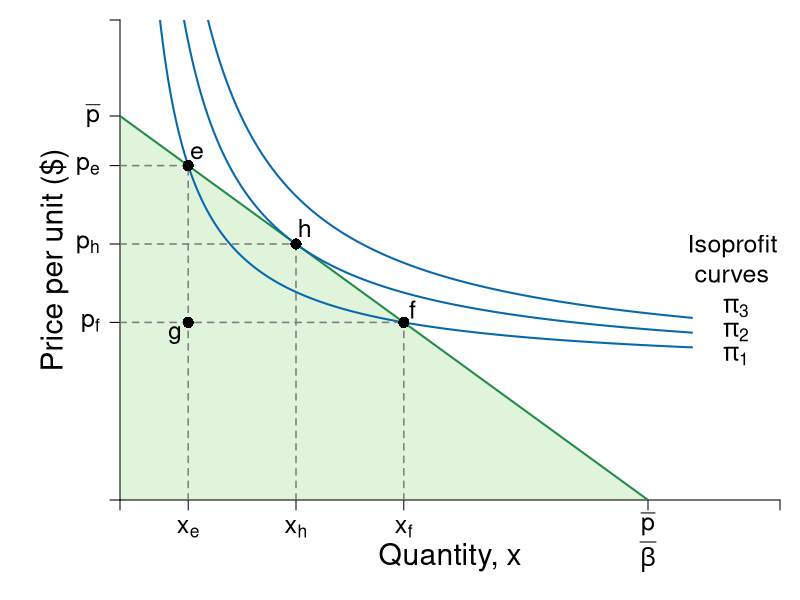

Source code (R):
#Graph Designer: Simon Halliday + Scott Cohn
#Authors: Bowles and Halliday
#Title: Coordination, Conflict and Competition: A Text in Microeconomics

require(shape)
pdf(file = "firmmarketsupply/isoprofit_monopoly_profits_v2.pdf", width = 9, height = 7)

#Set parameters for graphics
axislabelsize <- 1.8
labelsize <- 1.5
namesize <- 1.8
annotatesize <- 1.5
graphlinewidth <- 2
segmentlinewidth <- 1.5

COL <- c("#7fc97f", "#beaed4", "#fdc086", "#ffff99", "#386cb0", "#f0027f", "#bf5b17", "#666666")
COLA <- c("#e0f3db", "#99d8c9","#66c2a4","#41ae76", "#238b45", "#005824")
COLB <- c("#c6dbef", "#4eb3d3", "#2b8cbe", "#0868ac","#084081")
grays <- gray.colors(25, start = 1, end = 0)
CBCols <- c("#009E73","#0072B2","#E69F00","#CC79A7", "#F0E442")

#Edited the margins to cater for the larger LHS labels
par(mar =  c(5, 6, 1, 1))

AvgRevenue <- function(x, rmax = 12, xmax = 12){
  rmax - (rmax/xmax)*x
}

MRevenue <- function(x, rmax = 12, xmax = 12){
  rmax - 2*(rmax/xmax)*x
}

AvgCost <- function(x, c0 = 2, c1 = 4){
  c0/x + c1
}

# From CORE
IsoProf <- function(x, k = 0, c0 = 2, c1 = 4){
  AvgCost(x) + k/x
}

xlims <- c(0, 15)
ylims <- c(0, 15)

npts <- 501 
x <- seq(xlims[1], xlims[2], length.out = npts)
y <- seq(ylims[1], ylims[2], length.out = npts) 
a <- c(13, 16.75, 19.25)

plot(0, 0, xlim = xlims, ylim = ylims, type = "n",
     xlab = expression(paste("")),
     ylab = expression(paste("")), 
     xaxt = "n", 
     yaxt = "n", 
     cex.lab = axislabelsize, 
     bty = "n",
     xaxs = "i", 
     yaxs = "i")


ticksy <- c(0, AvgRevenue(x = 4), AvgRevenue(x = 6.45), AvgRevenue(1.55), 12, ylims[2])
ylabels <- c(NA, expression(paste(p[h])), expression(paste(p[f])), expression(paste(p[e])), expression(paste(bar(p))), NA)
ticksx <- c(0, 1.55, 4, 6.45, 12, xlims[2])
xlabels <- c(NA, expression(paste(x[e])), expression(paste(x[h])), expression(paste(x[f])), expression(paste(frac(bar(p),beta))), NA)

#Draw the polygon for feasible
xpoly1 <- c(0, 0, 12, 0)
ypoly1 <- c(0, 12, 0, 0)
polygon(x = xpoly1, y = ypoly1, col = COLA[1], density = NULL, border = NA)


axis(1, at = ticksx, pos = 0, labels = FALSE)
text(x = c(0, 1.55, 4, 6.45, 12, xlims[2]), par("usr")[3] - 0.4, labels = xlabels, srt = 0, pos = 1, xpd = TRUE, cex = labelsize)
axis(2, at = ticksy, pos = 0, labels = ylabels, las = 1, cex.axis = labelsize)

npts <- 500 
xx1 <- seq(xlims[1], xlims[2], length.out = npts)
xx2 <- seq(xlims[1], xlims[2] - 2, length.out = npts)
xx3 <- seq(2, 6, length.out = npts)

lines(xx1, AvgRevenue(xx1, rmax = 12, xmax = 12), col = COLA[5], lwd = graphlinewidth)
lines(xx2, IsoProf(xx2, k = 14), col = COLB[4], lwd = graphlinewidth)

# Iso Prof --- Too high/too low
lines(xx2, IsoProf(xx2, k = 8), col = COLB[4], lwd = graphlinewidth)
lines(xx2, IsoProf(xx2, k = 20), col = COLB[4], lwd = graphlinewidth)

#Label the axes
text(0.5*(xlims[2]), -1.8, expression(paste("Quantity, ", x)), xpd = TRUE, cex = axislabelsize) 
#text(0.5*(xlims[2]), -1.8, expression(paste("Output, ", x)), xpd = TRUE, cex = axislabelsize) 
text(-1.5, 0.5*ylims[2], expression(paste("Price per unit ($)")), xpd = TRUE, cex = axislabelsize, srt = 90) 

#Label curves
text(xlims[2] - 1, 7, expression(paste("Isoprofit \n curves")), cex = labelsize)

text(xlims[2] - 1, 6, expression(paste(pi[3])), cex = labelsize)
text(xlims[2] - 1, 5.25, expression(paste(pi[2])), cex = labelsize)
text(xlims[2] - 1, 4.5, expression(paste(pi[1])), cex = labelsize)

#Draw segments for total costs
segments(0, AvgRevenue(x = 4), 4, AvgRevenue(x = 4), lty = 2, col = grays[20] , lwd = segmentlinewidth)
segments(4, 0, 4, AvgRevenue(x = 4), lty = 2, col = grays[20] , lwd = segmentlinewidth)

segments(1.55, 0, 1.55, AvgRevenue(1.55), lty = 2, col = grays[20] , lwd = segmentlinewidth)
segments(0, AvgRevenue(1.55), 1.55, AvgRevenue(1.55), lty = 2, col = grays[20] , lwd = segmentlinewidth)


segments(0, AvgRevenue(x = 6.45), 6.45, AvgRevenue(x = 6.45), lty = 2, col = grays[20] , lwd = segmentlinewidth)
segments(6.45, 0, 6.45, AvgRevenue(x = 6.45), lty = 2, col = grays[20] , lwd = segmentlinewidth)

points(4, AvgRevenue(x = 4), pch = 16, col = "black", cex = 1.5)
text(4.2, AvgRevenue(x = 4) + 0.5, expression(h), cex = labelsize)

points(6.45, AvgRevenue(x = 6.45), pch = 16, col = "black", cex = 1.5)
text(6.65, AvgRevenue(x = 6.45) + 0.4, expression(f), cex = labelsize)

points(1.55, AvgRevenue(1.55), pch = 16, col = "black", cex = 1.5)
text(1.55 + 0.2, AvgRevenue(x = 1.55) + 0.4, expression(e), cex = labelsize)

points(1.55, AvgRevenue(x = 6.45), pch = 16, col = "black", cex = 1.5)
text(1.55 - 0.3, AvgRevenue(x = 6.45) - 0.4, expression(g), cex = labelsize)


dev.off()
